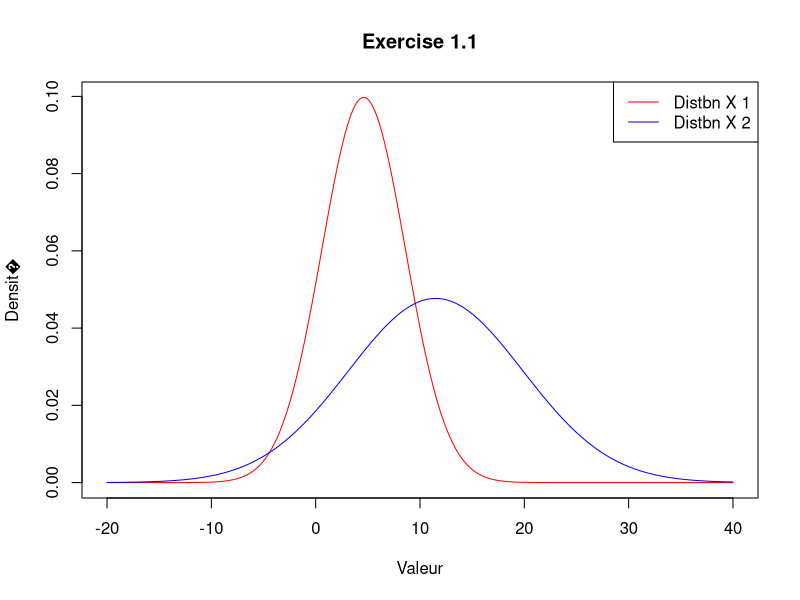

The R script that drew this image:
lcb <- (-20)
ucb <- (40)

u <- seq(from = lcb,
         to = ucb,
         length.out = 1e+5)
v1 <- dnorm(x = u,
            mean = 4.6,
            sd = 4)
v2 <- dnorm(x = u,
            mean = 11.5,
            sd = sqrt(70))

matplot(x = u,
        y = cbind(v1, v2),
        type = "l",
        lty = 1,
        col = c("red", "blue"),
        xlab = "Valeur",
        ylab = "Densit�",
        main = "Exercise 1.1")
legend(x = "topright",
       legend = paste("Distbn X", 1:2),
       col = c("red", "blue"),
       lty = 1)